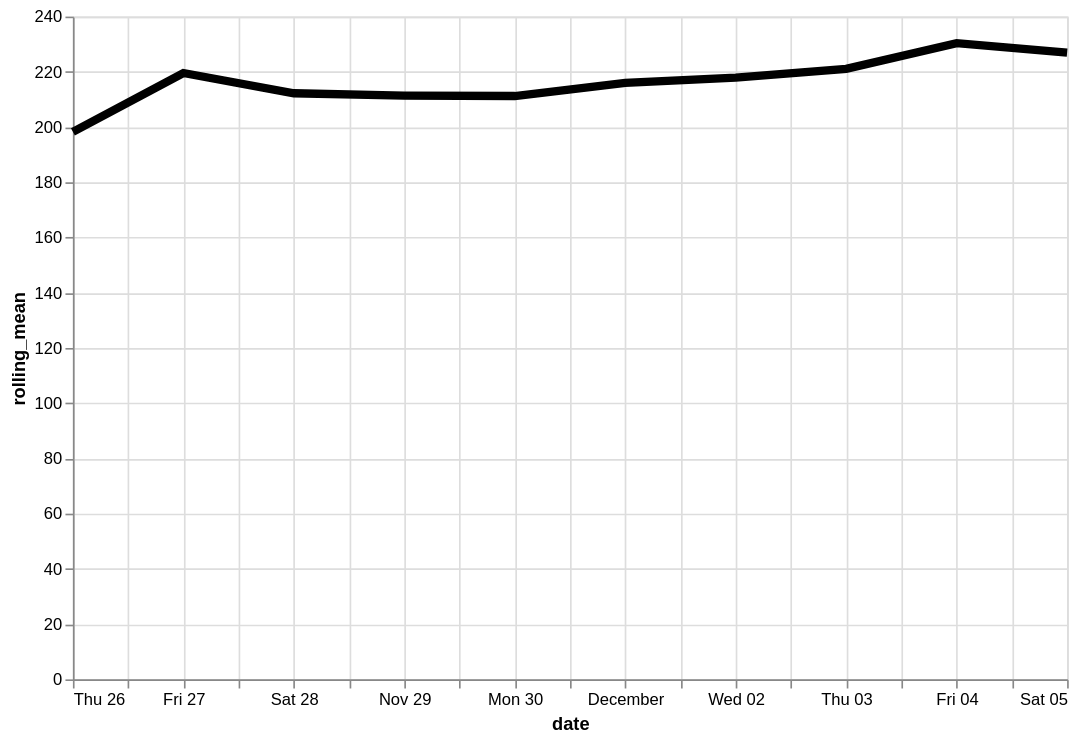

Here is the Vega-Lite specification saved for this chart:
### Vega-Lite specification from a JSON file in a GitHub repository (floating-point values rounded to 4 significant figures)
{"config": {"view": {"continuousWidth": 400, "continuousHeight": 300}}, "data": {"name": "data-e6ae0d79e2a373578f4cbefefeb85360"}, "mark": {"type": "line", "color": "black", "size": 5}, "encoding": {"x": {"type": "temporal", "field": "date"}, "y": {"type": "quantitative", "field": "rolling_mean"}}, "height": 400, "transform": [{"window": [{"op": "mean", "field": "logavg", "as": "rolling_mean"}], "frame": [-7, 0]}], "width": 600, "$schema": "https://vega.github.io/schema/vega-lite/v4.8.1.json", "datasets": {"data-e6ae0d79e2a373578f4cbefefeb85360": [{"date": "2020-11-26", "logavg": 198.3}, {"date": "2020-11-27", "logavg": 240.8}, {"date": "2020-11-28", "logavg": 197.6}, {"date": "2020-11-29", "logavg": 208.7}, {"date": "2020-11-30", "logavg": 210.8}, {"date": "2020-12-01", "logavg": 239.7}, {"date": "2020-12-02", "logavg": 229.4}, {"date": "2020-12-03", "logavg": 243.3}, {"date": "2020-12-04", "logavg": 272.5}, {"date": "2020-12-05", "logavg": 213.8}]}}
